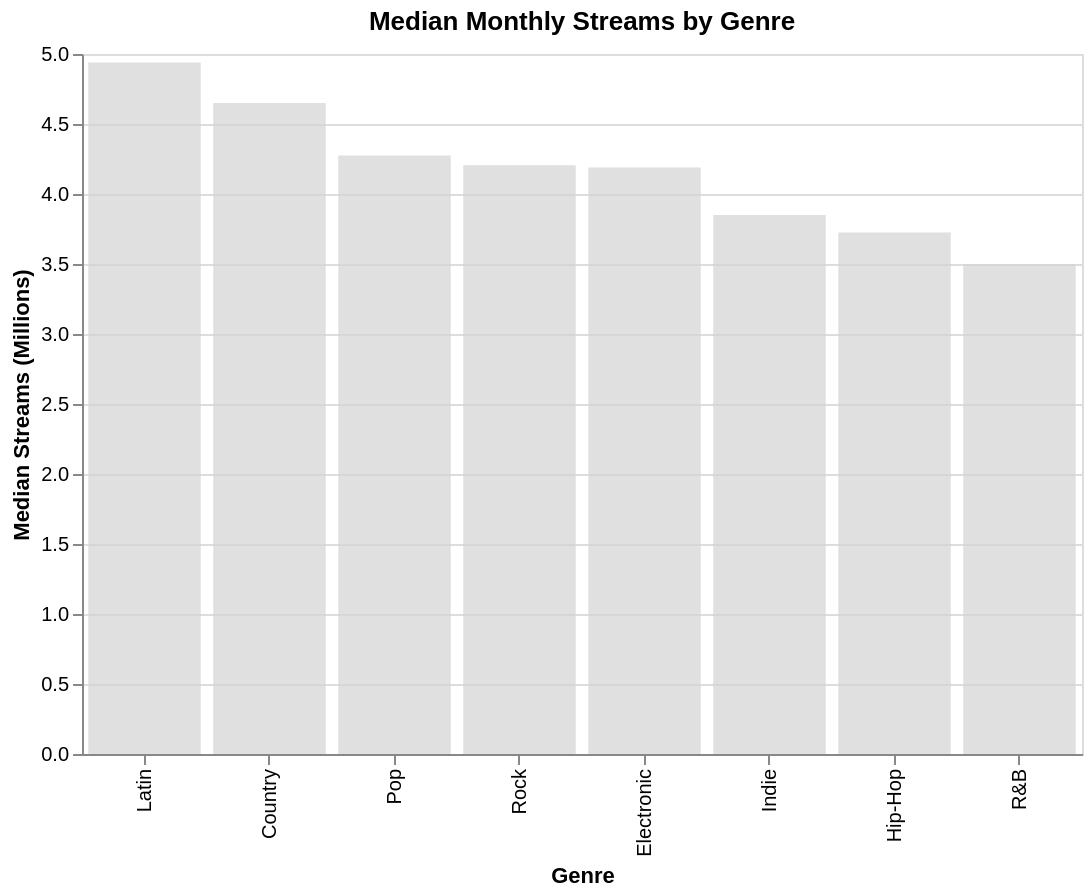

Here is the notebook cell this chart was saved with:
### Code cell
## median monthly streams per genre bar chart using altair. highlight on hover. select on click. 

genre_streams = df.groupby("genre")["streams_millions"].median().reset_index()

hover = alt.selection_point(fields=["genre"], on="mouseover", empty=False)
click = alt.selection_point(fields=["genre"], empty=False)

bar = alt.Chart(genre_streams).mark_bar().encode(
    x=alt.X("genre:N", sort="-y", title="Genre"),
    y=alt.Y("streams_millions:Q", title="Median Streams (Millions)"),
    color=alt.condition(click, alt.Color("genre:N", legend=None), alt.value("lightgrey")),
    opacity=alt.condition(hover, alt.value(1), alt.value(0.7)),
    tooltip=["genre:N", alt.Tooltip("streams_millions:Q", format=".2f", title="Median Streams (M)")]
).add_params(
    hover,
    click
).properties(
    title="Median Monthly Streams by Genre",
    width=500,
    height=350
)

bar

### Figure 1 — Vega-Lite specification as saved in the notebook (floating-point values rounded to 4 significant figures)
{"config": {"view": {"continuousWidth": 300, "continuousHeight": 300}}, "data": {"name": "data-39718b00176c1694476a0b51905f564b"}, "mark": {"type": "bar"}, "encoding": {"color": {"condition": {"param": "param_49426761cd24e50a", "empty": false, "field": "genre", "legend": null, "type": "nominal"}, "value": "lightgrey"}, "opacity": {"condition": {"param": "param_9678395c872da0ec", "value": 1, "empty": false}, "value": 0.7}, "tooltip": [{"field": "genre", "type": "nominal"}, {"field": "streams_millions", "format": ".2f", "title": "Median Streams (M)", "type": "quantitative"}], "x": {"field": "genre", "sort": "-y", "title": "Genre", "type": "nominal"}, "y": {"field": "streams_millions", "title": "Median Streams (Millions)", "type": "quantitative"}}, "height": 350, "params": [{"name": "param_9678395c872da0ec", "select": {"type": "point", "fields": ["genre"], "on": "mouseover"}}, {"name": "param_49426761cd24e50a", "select": {"type": "point", "fields": ["genre"]}}], "title": "Median Monthly Streams by Genre", "width": 500, "$schema": "https://vega.github.io/schema/vega-lite/v6.4.1.json", "datasets": {"data-39718b00176c1694476a0b51905f564b": [{"genre": "Country", "streams_millions": 4.65}, {"genre": "Electronic", "streams_millions": 4.19}, {"genre": "Hip-Hop", "streams_millions": 3.725}, {"genre": "Indie", "streams_millions": 3.85}, {"genre": "Latin", "streams_millions": 4.94}, {"genre": "Pop", "streams_millions": 4.275}, {"genre": "R&B", "streams_millions": 3.5}, {"genre": "Rock", "streams_millions": 4.205}]}}
